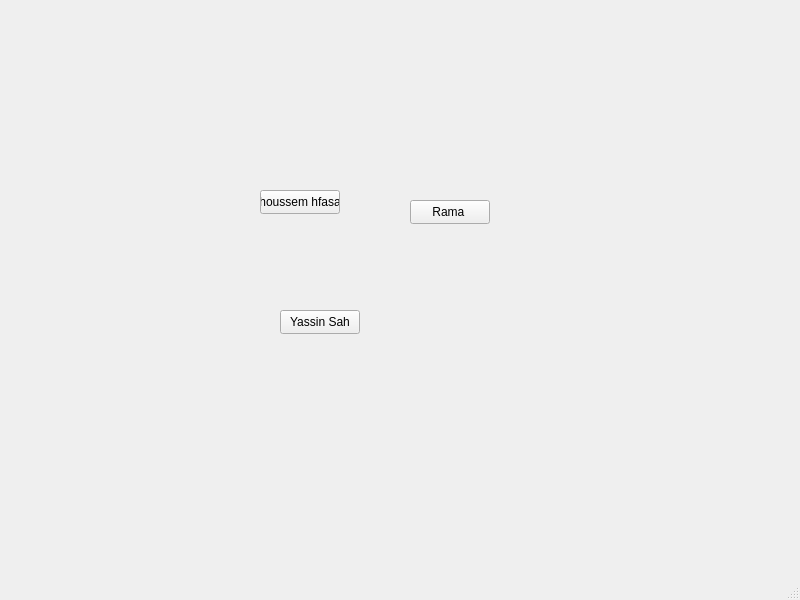
<?xml version="1.0" encoding="UTF-8"?>
<ui version="4.0">
 <class>MainWindow</class>
 <widget class="QMainWindow" name="MainWindow">
  <property name="geometry">
   <rect>
    <x>0</x>
    <y>0</y>
    <width>800</width>
    <height>600</height>
   </rect>
  </property>
  <property name="windowTitle">
   <string>MainWindow</string>
  </property>
  <widget class="QWidget" name="centralwidget">
   <widget class="QPushButton" name="pushButton">
    <property name="geometry">
     <rect>
      <x>260</x>
      <y>190</y>
      <width>80</width>
      <height>24</height>
     </rect>
    </property>
    <property name="text">
     <string>houssem hfasa</string>
    </property>
   </widget>
   <widget class="QPushButton" name="pushButton_2">
    <property name="geometry">
     <rect>
      <x>410</x>
      <y>200</y>
      <width>80</width>
      <height>24</height>
     </rect>
    </property>
    <property name="text">
     <string>Rama </string>
    </property>
   </widget>
   <widget class="QPushButton" name="pushButton_3">
    <property name="geometry">
     <rect>
      <x>280</x>
      <y>310</y>
      <width>80</width>
      <height>24</height>
     </rect>
    </property>
    <property name="text">
     <string>Yassin Sah</string>
    </property>
   </widget>
  </widget>
  <widget class="QMenuBar" name="menubar">
   <property name="geometry">
    <rect>
     <x>0</x>
     <y>0</y>
     <width>800</width>
     <height>21</height>
    </rect>
   </property>
  </widget>
  <widget class="QStatusBar" name="statusbar"/>
 </widget>
 <resources/>
 <connections/>
</ui>
